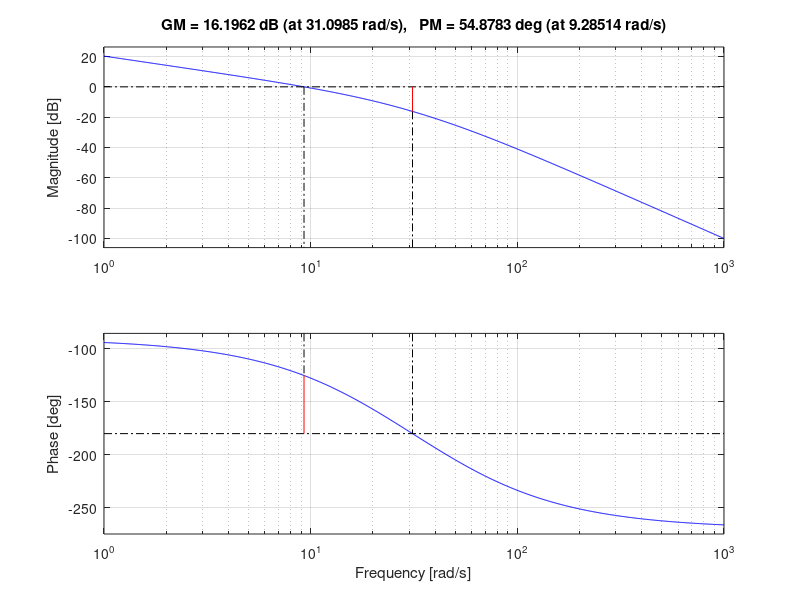
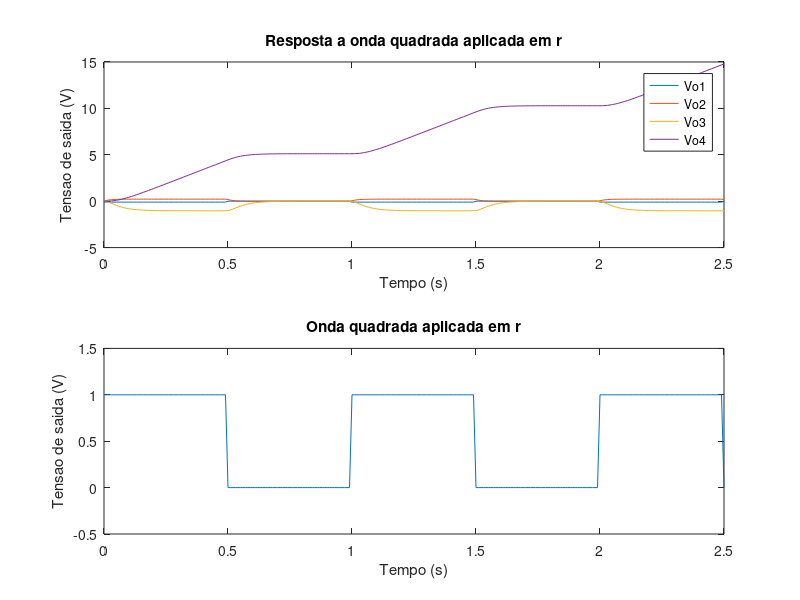

MATLAB code for these plots, in order:
clear all;close all;clc;

%% Valores numericos dos componentes
r1 = 100*10^3;
r2 =  10*10^3;
r3 = 100*10^3;
r4 = 220*10^3;
r5 = 100*10^3;
r6 = 470*10^3;
r7 =   1*10^6;
c1 = 0.1*10^-6;
c2 = 0.1*10^-6;
c3 = 0.1*10^-6;

%% Definicao das funcoes de transferencia
G1=tf([-r2],[r1])
G2=tf([-r4]/r3,[r4*c1 1])
G3=tf([-r6/r5],[r6*c2 1])
G4=tf([-1],[r7*c3 0])
G=G1*G2*G3*G4

%% Diagrama de Bode
margin(G);

%% Respostas a onda quadrada
    % Simulacoes feitas considerando a entrada de onda quadrada no primeiro
    % estagio, e a saida deste estagio como entrada do proximo, e assim por
    % diante.
t=0:0.01:2.5;
sq=0.5+0.5*square(2*pi*t);

Y1=lsim(G1,sq,t);
Y2=lsim(G2,Y1,t);
Y3=lsim(G3,Y2,t);
Y4=lsim(G4,Y3,t);

figure
subplot(2,1,1)
plot(t,Y1,t,Y2,t,Y3,t,Y4);
legend('Vo1','Vo2','Vo3','Vo4');
title('Resposta a onda quadrada aplicada em r');
ylabel('Tensao de saida (V)');
xlabel('Tempo (s)');
subplot(2,1,2)
plot(t,sq);
title('Onda quadrada aplicada em r');
ylabel('Tensao de saida (V)');
xlabel('Tempo (s)');
ylim([-0.5, 1.5])



